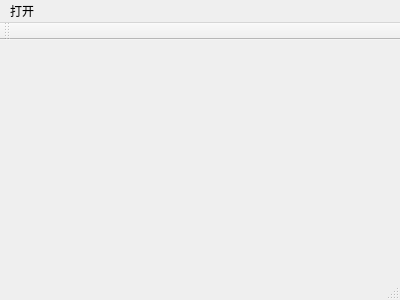
<?xml version="1.0" encoding="UTF-8"?>
<ui version="4.0">
 <class>MainWindow</class>
 <widget class="QMainWindow" name="MainWindow">
  <property name="geometry">
   <rect>
    <x>0</x>
    <y>0</y>
    <width>400</width>
    <height>300</height>
   </rect>
  </property>
  <property name="windowTitle">
   <string>MainWindow</string>
  </property>
  <widget class="QWidget" name="centralWidget"/>
  <widget class="QMenuBar" name="menuBar">
   <property name="geometry">
    <rect>
     <x>0</x>
     <y>0</y>
     <width>400</width>
     <height>26</height>
    </rect>
   </property>
   <widget class="QMenu" name="menu">
    <property name="title">
     <string>打开</string>
    </property>
    <addaction name="actionNew"/>
   </widget>
   <addaction name="menu"/>
  </widget>
  <widget class="QToolBar" name="mainToolBar">
   <attribute name="toolBarArea">
    <enum>TopToolBarArea</enum>
   </attribute>
   <attribute name="toolBarBreak">
    <bool>false</bool>
   </attribute>
  </widget>
  <widget class="QStatusBar" name="statusBar"/>
  <action name="actionNew">
   <property name="text">
    <string>new</string>
   </property>
  </action>
 </widget>
 <layoutdefault spacing="6" margin="11"/>
 <resources/>
 <connections/>
</ui>
